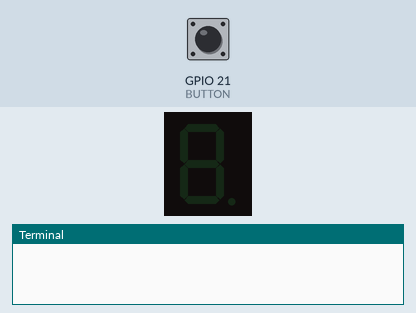
This program was run on a simulated Raspberry Pi (BCM pin numbers). Shown: 1-digit seven-segment display, the last lines printed to the terminal. The inputs (shaded band) are chosen by the test bench; at power-on: GPIO 21 (BUTTON) LOW. The segment pins are drawn as the display they are named for.

Above: at 1.2 s.
1.3 s: GPIO 21 (BUTTON) pulled HIGH for 0.15 s
At 1.7 s:
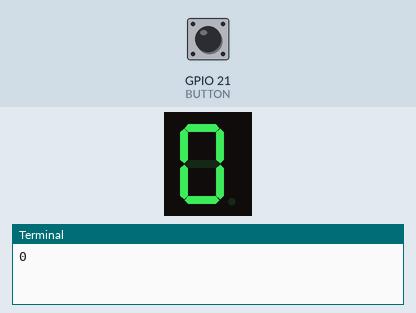
2.9 s: GPIO 21 (BUTTON) pulled HIGH for 1 s
At 3.6 s:
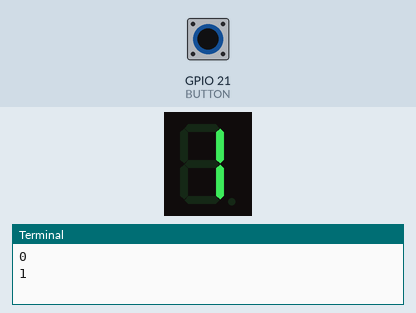
5.4 s: GPIO 21 (BUTTON) pulled HIGH for 0.15 s
At 6.3 s:
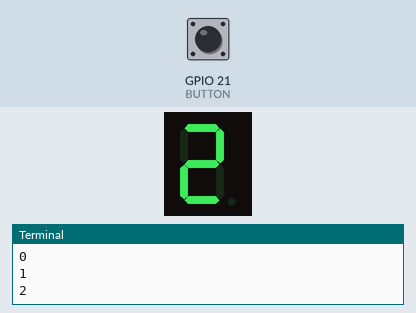
7.0 s: GPIO 21 (BUTTON) pulled HIGH for 1 s
At 8.2 s:
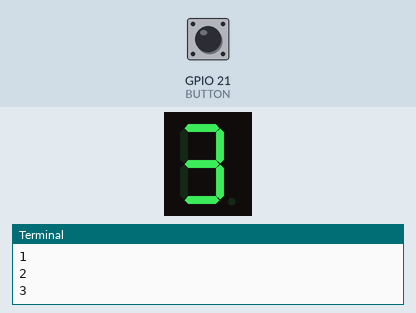
Timing chart, 0 to 10.0 s (numbered marks = the images above; inputs shaded):
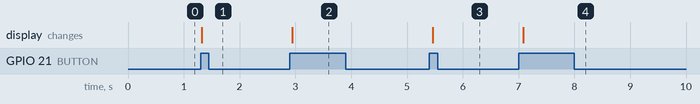

The program:

segment.py
```python
# 7세그먼트
import RPi.GPIO as GPIO
import time

BUTTON=21   # 스위치
FND = [2,3,4,5,6,7,8,9] #7seg핀번호 abcdefgdp
SEGTABLE = [0x3F, 0x06, 0x5B, 0x4F, 0x66,0x6D, 0x7D, 0x07,
            0x7F, 0x6f, 0x77, 0x7C, 0X58, 0x5E, 0x79, 0x71,
            0x00]   # 표현 숫자[0,1,2,3,4,5,6,7,8,9,10,11,12,13,14,15, 16]

count = -1

def clickHandler(channel):
	global count, SEGTABLE    # 클릭 횟수, 표현 숫자
	count = count + 1
	mask = 0x01
	print(count)

	for pin in FND:
		GPIO.output(pin, SEGTABLE[count] & mask)
		mask <<= 1

		if(count>=16):
			count = -1

GPIO.setwarnings(False) # 쓸데없는 경고표시 로그 사라짐
GPIO.setmode(GPIO.BCM)
GPIO.setup(BUTTON, GPIO.IN, pull_up_down=GPIO.PUD_DOWN) # 스위치 입력핀 설정
for pin in FND:        # 7seg 출력핀 설정
    GPIO.setup(pin, GPIO.OUT)
    GPIO.output(pin, False) # 7seg 모든 핀 False
GPIO.add_event_detect(BUTTON, GPIO.RISING, callback=clickHandler)

try:
	while(1):
		time.sleep(1)
except KeyboardInterrupt:
	GPIO.cleanup()
```

Measured:
- after the input at 1.3 s, the display: changes at once (image 1)
- after the input at 2.9 s, the display: changes at once (image 2)
- after the input at 5.4 s, the display: changes after 0.06 s (image 3)
- after the input at 7.0 s, the display: changes after 0.08 s (image 4)
